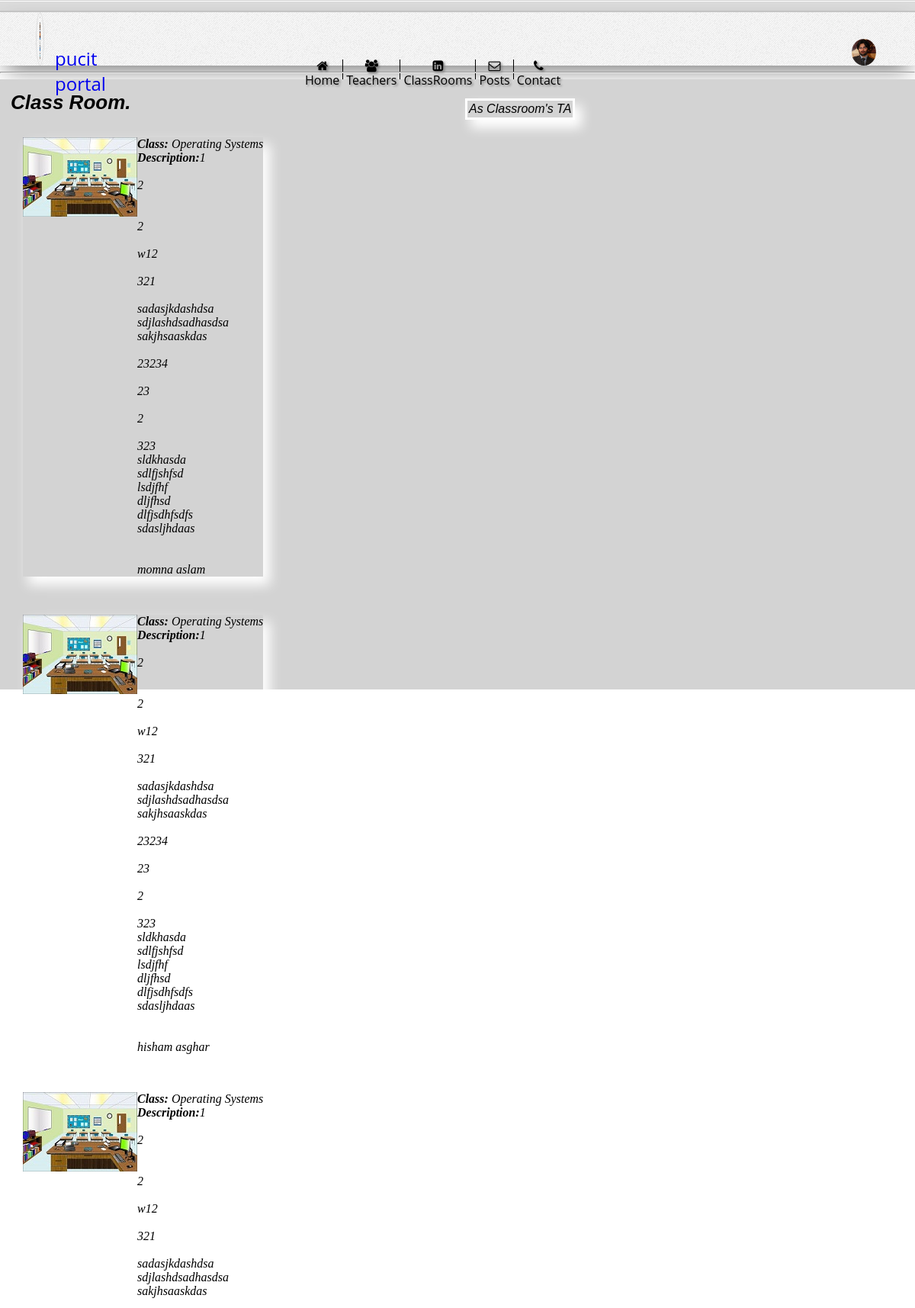
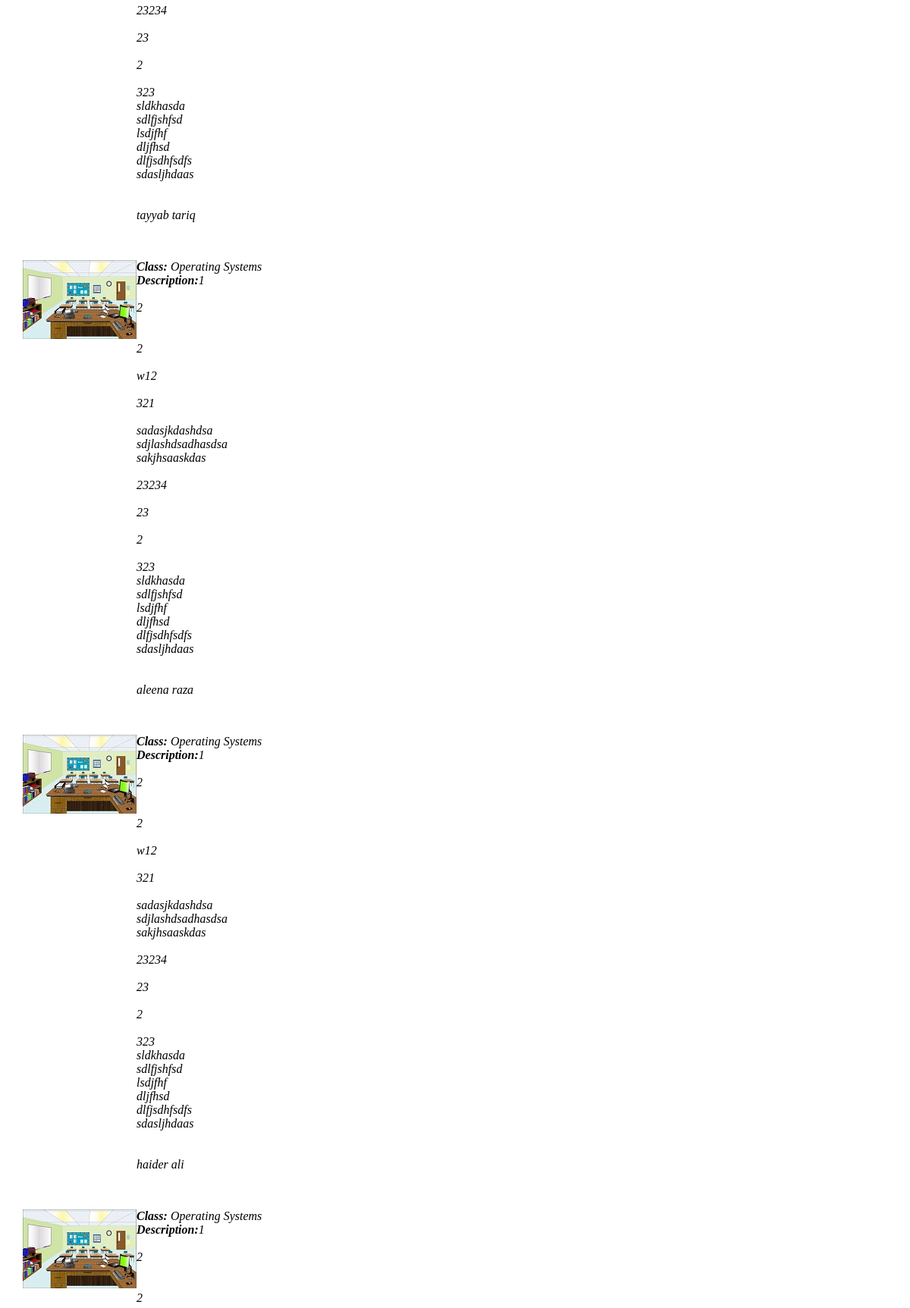
Screenshot of /HTML,CSS,JAVASCRIPT/WEBSITE/Classrooms_HTML/classroomT/Classroom_T.php (upper part) with the database file from the repository (2 pictures, top to bottom).
### tables this page shows
CREATE TABLE `courses` (
  `courseId` int(4) unsigned NOT NULL AUTO_INCREMENT,
  `courseName` varchar(50) DEFAULT NULL,
  `credits` int(1) DEFAULT NULL,
  `description` longtext,
  PRIMARY KEY (`courseId`)
);

CREATE TABLE `person` (
  `id` int(4) unsigned NOT NULL AUTO_INCREMENT,
  `fname` varchar(50) DEFAULT NULL,
  `lname` varchar(50) DEFAULT NULL,
  `phone` int(15) DEFAULT NULL,
  `email` varchar(50) DEFAULT NULL,
  `password` varchar(45) DEFAULT NULL,
  `birthdate` date DEFAULT NULL,
  `type` tinyint(1) NOT NULL DEFAULT '0',
  `userImg` varchar(45) DEFAULT NULL,
  `intro` longtext,
  PRIMARY KEY (`id`)
);

### HTML,CSS,JAVASCRIPT/WEBSITE/Classrooms_HTML/classroomT/Classroom_T.php (the view, shortened to what this page needs)
<html>
    <?php
  include('../prac.php');?>
<head>
    <link rel="stylesheet" type="text/css" href="classroomTA.css">
        <link rel="stylesheet" type="text/css" href="../../css/headr.css">
        <link rel="stylesheet" href="../../css/font-awesome/css/font-awesome.min.css">
</head>
<body>
        <div id="Header">
            <div class="wrapper">
                <div id="container">
                    <div class="main_menu ">
                        <div class="nav-bar ">
                            <div class="container ">
                                <div><img class="img-thumbnail img-circle web_logo_img logo" alt="Image Ot.Found.." src="../../images/PUCIT1.png"></div>
                                <a id="logo" href="index.html">pucit portal</a>
                                <ul>
                                    <div style="display:table">
                                        <li style="border-left:0px">
                                            <a href="../../home/home.html" class="active">
                                                <i class="fa fa-home"></i>
                                                Home
                                            </a>
                                        </li>
                                        <li>
                                            <a href="../../teacher_HTML/teacher-info.html" >
                                                <i class="fa fa-users"></i>
                                                Teachers
                                            </a>
                                        </li>
                                        <li style="display:table-cell;algin:right">
                                            <a href="../../Classrooms_HTML/classrommS/classroom_S.html" >
                                                <i class="fa fa-linkedin-square"></i>
                                                ClassRooms
                                            </a>
                                        </li>
                                        <li>
                                            <a href="../../post_HTML/GLOBAL%20POST.html">
                                                <i class="fa fa-envelope-o"></i>
                                                Posts
                                            </a>
                                        </li>
                                        <li>
                                            <a href="../../Classrooms_HTML/contact/contactUs.html" >
                                                <i class="fa fa-phone"></i>
                                                Contact
                                            </a>
                                        </li>
                                    </div>
                                </ul>
                                <div id="usr_img">
                                    <img class="user_logo_img" id="user-profile-img" alt="Image NOt FOund ..." src="../../images/shuja.png">
                                </div>
                            </div>
                        </div>
                    </div>
                </div>
            </div>
        </div>
        <hr style="margin-top:20px;">
        <div id="content">
            <div id="classroomT-main">
                <div id="classroomT-Content">
                    <div id="classroomT-mainContent"></div>
                    <div id="classroomT-Content1">
                        <div id="classroomT-content1-b">
                        <span style="font-size:16px;padding:2px;font-family:sans-serif; border-style:solid;display:table;box-shadow:8px 10px 15px 1px white;margin:10px;margin-bottom:50px;border-color:white;"><i>As Classroom's TA</span>
                </div>
                <div id="classroomS-Content1-a">
                    <span style="font-size:26px;padding:2px;font-family:sans-serif; font-style: italic; font-weight: bold;">Class Room.</span>
                </div>
                </div>
                <div id="classroomT-Content2 ">
                    <div style="padding:10px;margin:10px;">
                    <?php
                            $sql = "SElect c.courseName ,c.description , p.fname, p.lname from courses c , person p , classes c1 , ta t where c1.classId = t.classId ";
                            $result = mysqli_query($conn,$sql);
                            $record_found=mysqli_num_rows($result);
                            if($record_found > 0 )
                            {
                                while($row=mysqli_fetch_assoc($result))
                                    {
                                        echo
                                    '<div style="display:table;box-shadow:8px 10px 15px 1px white;margin:10px;margin-bottom:50px;border-color:white;height:80px;">
                                        <div style="display:table-cell;">
                                        <a href="../ClassRooms_Announcements_Teacher_TA.html"> <img src="img1.gif"  /></a>
                                        </div>
                                        <div style="display:table-cell;vertical-align:middle;">
                                            <b>Class:</b> '.$row['courseName'].'<br>
                                            <b>Description:</b>'.$row['description'].'<br>
                                            <br>
                                                '.$row['fname'].' '.$row['lname'].'
                                        </div>
                                        </div>';
                                }
                                }
                        ?>
                    </div>
                </div>
            </div>
        </div>
    </body>
</html>

### HTML,CSS,JAVASCRIPT/WEBSITE/Classrooms_HTML/classroomT/classroomTA.css (style rules this page uses)
#classroomT-main { width:100%; background-color: lightgrey; height: 100%; margin: auto ; padding: 0; }
#classroomT-mainContent { height: 15px ; }
#classroomT-Content { width: 100%; margin: 0; padding: 0 ; }
#classroomT-Content1 { width: 100%; }
#classroomT-Content1-b { text-align: right; float:right ; width: 50%; }

### HTML,CSS,JAVASCRIPT/WEBSITE/css/headr.css (style rules this page uses)
body { margin: 0; }
.img-thumbnail { display: inline-block; max-width: 100%; height: auto; padding: 4px; line-height: 1.42857143; background-color: transparent; border: 1px solid #ddd; border-radius: 4px; }
.img-circle { border-radius: 50%; }
#Header #container .main_menu .container ul { text-align: center; vertical-align: -webkit-baseline-middle; vertical-align: -moz-baseline-middle; vertical-align: -o-baseline-middle; padding-right: 2%; list-style: none; }
#Header #container .main_menu .container > ul li { display: table-cell; border-left: 1px solid; padding-right: 4px; padding-left: 4px; }
#Header #container .main_menu .container > ul li a { color: black; text-shadow: 2px 2px 3px grey; }
#Header #container .main_menu { margin-left: 1%; margin-right: 1%; }
#Header #container .main_menu .container { display: table; width: 100%; }
#Header #container .main_menu .container div:nth-child(1) { padding-left: 3%; padding-right: 2%; width: 60px; }
#Header #container .main_menu .container div#usr_img { vertical-align: -webkit-baseline-middle; vertical-align: -moz-baseline-middle; vertical-align: -o-baseline-middle; padding-right: 3%; }
#Header #container .main_menu .container > * { display: table-cell; }
#Header #container a { text-decoration: none; margin: 0; border: 0; outline: 0; font-size: 100%; vertical-align: -webkit-baseline-middle; vertical-align: -moz-baseline-middle; vertical-align: -o-baseline-middle; box-sizing: border-box; cursor: auto; font-style: normal; font-weight: normal; font-family: 'Open Sans', sans-serif; }
#Header #container .main_menu .user_logo_img { max-width: 35px; max-height: 35px; background-color: transparent; border-radius: 50%; }
#Header .wrapper { background-color: #DCDCDC; padding-top: 2px; height: 70px; }
#Header { border-top: 1px solid lightgrey; padding-top: 1px; }
#Header #container img.logo { height: 60px; width: 60px; }
#Header #container .main_menu .container ul, #Header #container .main_menu .container #usr_img, #Header #container .main_menu .container > a { padding-top: 20px; }
#Header #container a#logo { vertical-align: -webkit-baseline-middle; vertical-align: -moz-baseline-middle; vertical-align: -o-baseline-middle; padding-right: 25%; font-size: 24px; }
#Header #container { background-image: url(../Images/bg.png); background-repeat: repeat; padding-bottom: 20px; box-shadow: 0px 12px 30px -8px dimgrey; border-top: 2px solid #c4c4c4; margin-top: 10px; height: 50px; }

### rows the page displays
courses: courseName "Operating Systems", description "1 2 2 w12 321 sadasjkdashdsa sdjlashdsadhasdsa sakjhsaaskdas 23234 23 2 323 sldkhasda sdlfjshfsd lsdjfhf dljfhsd dlfjsdhfsdfs sdasljhdaas", person.fname "momna", person.lname "aslam", person.fname "hisham", person.lname "asghar", person.fname "tayyab", person.lname "tariq", person.fname "aleena", person.lname "raza", person.fname "haider", person.lname "ali", description "1 2 2"
